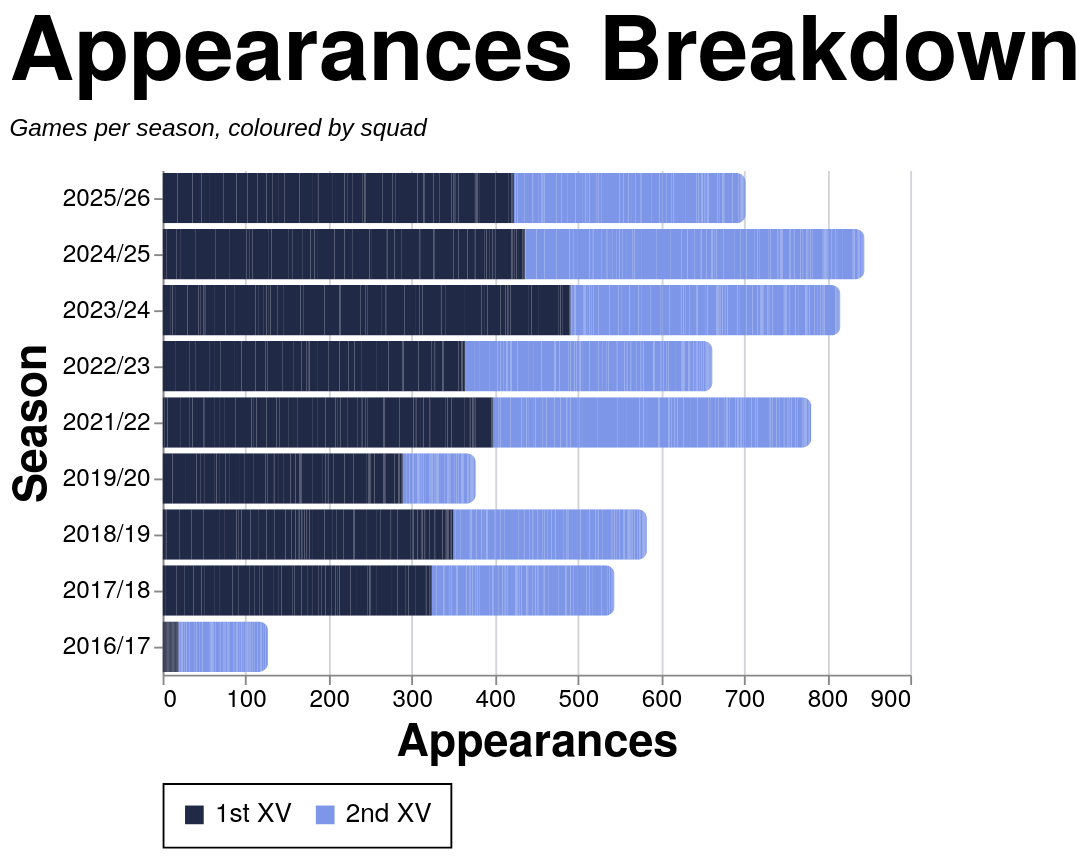

Write a Vega-Lite specification for this figure.
### Vega-Lite specification from a JSON file in a GitHub repository (floating-point values rounded to 4 significant figures; data arrays with more than 128 entries replaced by an {"elided": "..."} marker saying what was removed)
{"config": {"axis": {"labelFont": "PT Sans Narrow, Helvetica Neue, Helvetica, Arial, sans-serif", "titleFont": "PT Sans Narrow, Helvetica Neue, Helvetica, Arial, sans-serif", "labelFontSize": 13, "titleFontSize": 24, "gridColor": "#202947", "gridOpacity": 0.2, "zindex": 1}, "text": {"font": "Lato, sans-serif"}, "bar": {"cornerRadiusEnd": 5}, "header": {"labelFont": "PT Sans Narrow, Helvetica Neue, Helvetica, Arial, sans-serif", "titleFont": "PT Sans Narrow, Helvetica Neue, Helvetica, Arial, sans-serif", "labelFontSize": 24, "titleFontSize": 28, "labelFontWeight": "bold", "orient": "left"}, "legend": {"labelFont": "PT Sans Narrow, Helvetica Neue, Helvetica, Arial, sans-serif", "titleFont": "PT Sans Narrow, Helvetica Neue, Helvetica, Arial, sans-serif", "labelFontSize": 14, "titleFontSize": 16, "titlePadding": 5, "fillColor": "white", "strokeColor": "black", "padding": 10, "titleFontWeight": "lighter", "titleFontStyle": "italic", "titleColor": "gray", "offset": 10}, "title": {"font": "PT Sans Narrow, Helvetica Neue, Helvetica, Arial, sans-serif", "fontSize": 48, "fontWeight": "bold", "anchor": "start", "align": "center", "titlePadding": 20, "subtitlePadding": 10, "subtitleFontSize": 13, "subtitleColor": "", "subtitleFontStyle": "italic", "offset": 15, "color": "black"}, "axisX": {"labelAngle": 0}, "facet": {"title": null, "header": null, "align": {"row": "each", "column": "each"}, "spacing": 10}, "resolve": {"scale": {"y": "independent", "facet": "independent"}}, "background": "transparent", "scale": {"offsetBandPaddingOuter": 0.2, "offsetBandPaddingInner": 0.1}, "view": {"stroke": null, "background": "transparent"}}, "data": {"name": "data-4b8e9119748c8be1a15d090c35cf793a"}, "mark": {"type": "bar"}, "encoding": {"color": {"field": "color_value", "legend": {"orient": "bottom", "title": null}, "scale": {"domain": ["1st XV", "2nd XV"], "range": ["#202946", "#7d96e8"]}, "sort": {"field": "sum(apps)", "op": "sum", "order": "descending"}, "type": "nominal"}, "tooltip": [{"field": "player", "title": "Player", "type": "nominal"}, {"field": "season", "title": "Season", "type": "nominal"}, {"field": "color_value", "title": "Group", "type": "nominal"}, {"aggregate": "sum", "field": "apps", "title": "Appearances", "type": "quantitative"}], "x": {"aggregate": "sum", "field": "apps", "title": "Appearances", "type": "quantitative"}, "y": {"field": "season", "sort": {"field": "season_sort", "op": "max", "order": "descending"}, "title": "Season", "type": "nominal"}}, "height": {"step": 30}, "title": {"text": "Appearances Breakdown", "subtitle": "Games per season, coloured by squad"}, "width": 400, "$schema": "https://vega.github.io/schema/vega-lite/v5.20.1.json", "datasets": {"data-4b8e9119748c8be1a15d090c35cf793a": {"elided": "2509 records"}}}
